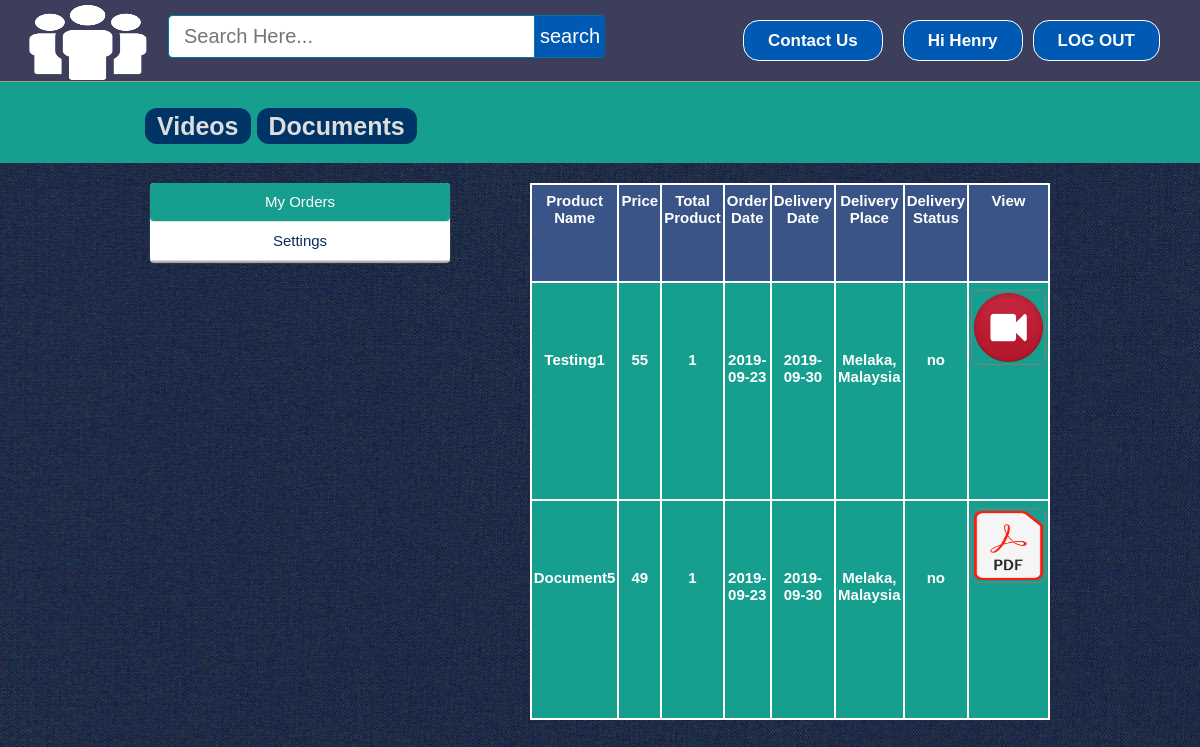
The page /profile.php?uid=9 (signed in) on the database its author committed.
### tables this page shows
CREATE TABLE `user` (
  `id` int(11) NOT NULL,
  `firstName` varchar(25) NOT NULL,
  `lastName` varchar(25) NOT NULL,
  `email` varchar(100) NOT NULL,
  `mobile` varchar(20) NOT NULL,
  `address` varchar(120) NOT NULL,
  `password` varchar(100) NOT NULL
);

CREATE TABLE `orders` (
  `id` int(11) NOT NULL,
  `uid` int(11) NOT NULL,
  `pid` int(11) NOT NULL,
  `quantity` int(11) NOT NULL,
  `oplace` text NOT NULL,
  `mobile` varchar(15) NOT NULL,
  `dstatus` varchar(10) NOT NULL DEFAULT 'no',
  `odate` date NOT NULL,
  `ddate` date NOT NULL
);

CREATE TABLE `products` (
  `id` int(11) NOT NULL,
  `pName` varchar(500) NOT NULL,
  `price` varchar(11) NOT NULL,
  `description` text NOT NULL,
  `available` int(11) NOT NULL,
  `item` varchar(500) NOT NULL,
  `pCode` varchar(20) NOT NULL,
  `picture` text NOT NULL,
  `path` varchar(500) NOT NULL
);

### profile.php (the view, shortened to what this page needs)
<?php include ( "inc/connect.inc.php" ); ?>
<?php
if (!isset($_SESSION['user_login'])) {
	header("location: login.php");
}
else {
	$user = $_SESSION['user_login'];
$orders_list = "SELECT * FROM user WHERE id='$user'";
$result = mysqli_query($con,$orders_list);
$get_user_email = mysqli_fetch_assoc($result);
$uname_db = $get_user_email['firstName'];
}
$search_value = "";
?>
<!DOCTYPE html>
<html>
<head>
	<link rel="stylesheet" type="text/css" href="css/style.css">
</head>
<body style="background-image: url(image/bg4.jpg);">
	<div class="homepageheader">
			<div class="signinButton loginButton">
				<div class="uiloginbutton signinButton loginButton" style="margin-right: 40px;">
					<?php
						if ($user!="") {
							echo '<a style="text-decoration: none; color: #fff;" href="logout.php">LOG OUT</a>';
						}
						else {
							echo '<a style="text-decoration: none; color: #fff;" href="signup.php">SIGN UP</a>';
						}
					 ?>
				</div>
				<div class="uiloginbutton signinButton loginButton" style="">
					<?php
						if ($user!="") {
							echo '<a style="text-decoration: none; color: #fff;" href="profile.php?uid='.$user.'">Hi '.$uname_db.'</a>';
						}
						else {
							echo '<a style="text-decoration: none; color: #fff;" href="login.php">LOG IN</a>';
						}
					 ?>
				</div>
				<div class="uiloginbutton signinButton loginButton" style="margin-right: 10px;">
<?php
	echo '<a style="text-decoration: none; color: #fff;" href="contactus.php">Contact Us</a>';
?>
</div>
			</div>
			<div style="float: left; margin: 5px 0px 0px 23px;">
				<a href="index.php">
					<img style=" height: 75px; width: 130px;" src="image/Home.png">
				</a>
			</div>
			<div id="srcheader">
				<form id="newsearch" method="get" action="search.php">
				        <?php
				        	echo '<input type="text" class="srctextinput" name="keywords" size="21" maxlength="120"  placeholder="Search Here..." value="'.$search_value.'"><input type="submit" value="search" class="srcbutton" >';
				         ?>
				</form>
			</div>
		</div>
	<div class="categolis">
		<table>
			<tr>
				<th><a href="category/Videos.php" style="text-decoration: none;color: #ddd;padding: 4px 12px;background-color: #003366;border-radius: 12px;">Videos</a></th>
				<th><a href="category/Documents.php" style="text-decoration: none;color: #ddd;padding: 4px 12px;background-color: #003366;border-radius: 12px;">Documents</a></th>
				</tr>
		</table>
	</div>
	<div style="margin-top: 20px;">
		<div style="width: 900px; margin: 0 auto;">
			<ul>
				<li style="float: left;">
					<div class="settingsleftcontent">
						<ul>
							<ul>
							<li><?php echo '<a href="profile.php?uid='.$user.'" style=" background-color: #169e8f; border-radius: 4px; color: #fff;" >My Orders</a>'; ?></li>
							<li><?php echo '<a href="settings.php?uid='.$user.'" >Settings</a>'; ?></li>
						</ul>
						</ul>
					</div>
				</li>
				<li style="float: right; background-color: #fff;">
					<div>
						<div>
							<table class="rightsidemenu">
								<tr style="font-weight: bold;" colspan="8" bgcolor="#3A5487">
									<th>Product Name</th>
									<th>Price</th>
									<th>Total Product</th>
									<th>Order Date</th>
									<th>Delivery Date</th>
									<th>Delivery Place</th>
									<th>Delivery Status</th>
									<th>View</th>
								</tr>
								<tr>
									<?php include ( "inc/connect.inc.php");
									$query = "SELECT * FROM orders WHERE uid='$user' ORDER BY id DESC";
									$run = mysqli_query($con,$query);
									while ($row=mysqli_fetch_assoc($run)) {
										$pid = $row['pid'];
										$quantity = $row['quantity'];
										$oplace = $row['oplace'];
										$odate = $row['odate'];
										$ddate = $row['ddate'];
										$dstatus = $row['dstatus'];
										$query1 = "SELECT * FROM products WHERE id='$pid'";
										$run1 = mysqli_query($con,$query1);
										$row1=mysqli_fetch_assoc($run1);
										$pId = $row1['id'];
										$pName = substr($row1['pName'], 0,50);
										$price = $row1['price'];
										$picture = $row1['picture'];
										$item = $row1['item'];
									 ?>
									<th><?php echo $pName; ?></th>
									<th><?php echo $price; ?></th>
									<th><?php echo $quantity; ?></th>
									<th><?php echo $odate; ?></th>
									<th><?php echo $ddate; ?></th>
									<th><?php echo $oplace; ?></th>
									<th><?php echo $dstatus; ?></th>
									<th><?php if ($item=="videos") {
												echo '<div class="home-prodlist-img"><a href="category/view_product.php?pid='.$pId.'">
													<img src="image/product/'.$item.'/video-icon.png" class="home-prodlist-imgi" style="height: 75px; width: 75px;">
													</a>
												</div>';
												}
												elseif($item=="documents"){
												echo '<div class="home-prodlist-img"><a href="category/view_product.php?pid='.$pId.'">
													<img src="image/product/'.$item.'/pdf-icon.png" class="home-prodlist-imgi" style="height: 75px; width: 75px;">
													</a>
												</div>';
												}
												else{
												echo '<div class="home-prodlist-img"><a href="category/view_product.php?pid='.$pId.'">
													<img src="image/product/'.$item.'/'.$picture.'" class="home-prodlist-imgi" style="height: 75px; width: 75px;">
													</a>
												</div>' ;}?></th>
								</tr>
								<?php } ?>
							</table>
						</div>
					</div>
				</li>
			</ul>
		</div>
	</div>
</body>
</html>

### css/style.css (style rules this page uses)
html, body, div, span, applet, object, iframe, h1, h2, h3, h4, h5, h6, p, blockquote, pre, a, abbr, acronym, address, big, cite, code, del, dfn, em, img, ins, kbd, q, s, samp, small, strike, strong, sub, sup, tt, var, b, u, i, center, dl, dt, dd, ol, ul, li, fieldset, form, label, legend, table, caption, tbody, tfoot, thead, tr, th, td, article, aside, canvas, details, embed, figure, figcaption, footer, header, hgroup, menu, nav, output, ruby, section, summary, time, mark, audio, video { margin: 0; padding: 0; border: 0; font: inherit; vertical-align: baseline; box-sizing: border-box; }
body { line-height: normal; }
ol, ul { list-style: none; }
table { border-collapse: collapse; border-spacing: 0; }
* { margin: 0px; padding: 0px; }
body, button, input, label, select, td, textarea { font-family: Arial, Helvetica, tahoma,verdana,arial,sans-serif; font-size: 12px; }
body { width: 100%; position: relative; background-color: #ffffff; min-width: 1080px; }
.homepageheader { position: fixed; height: 82px; width: 100%; min-width: 980px; border-bottom: 1px solid #8E9D8E; margin: 0px; background-image: initial; background-position-x: initial; background-position-y: initial; background-size: initial; background-repeat-x: initial; background-repeat-y: initial; background-attachment: initial; background-origin: initial; background-clip: initial; background-color: rgb(61, 61, 92); }
.loginButton .signinButton { color: #FFFFFF; background: #0059b3; border: 1px solid #FFFFFF; cursor: pointer; display: inline-block; font-weight: bold; line-height: 15px; padding: 12px 24px; border-radius: 16px; text-align: center; text-decoration: none; float: right; margin: 20px 0px 0px 10px; font-size: 17px; }
#newsearch { float:left; padding:15px; }
.srctextinput { margin: 0px; padding: 9px 15px; font-family: Arial, Helvetica, sans-serif; font-size:20px; border:1px solid #0076a3; border-right:0px; border-top-left-radius: 5px 5px; border-bottom-left-radius: 5px 5px; width: 335px; }
.srcbutton { margin: 0; padding: 9px 5px; font-family: Arial, Helvetica, sans-serif; font-size:20px; outline: none; cursor: pointer; text-align: center; text-decoration: none; color: #ffffff; border: solid 1px #0076a3; border-right:0px; background: #0059b3; border-top-right-radius: 5px 5px; border-bottom-right-radius: 5px 5px; }
.home-prodlist-imgi { height: 350px; width: 300px; padding: 2px; border: 1px solid #847b7b; border-radius: 8px; }
.categolis { line-height: 1.3; font-weight: bold; color: #fff; padding: 110px 20px 20px 145px; background-color: #169e8f; text-align: center; font-size: 25px; }
.categolis table tbody tr th { padding: 0px 6px 0px 0px; }
.rightsidemenu { float: right; text-align: center; width: 100%; margin: 0px; background-color: #169e8f; font-size: 15px; color: #fff; font-weight: bold; height: 537px; overflow: auto; }
.rightsidemenu th { margin-top: 5px; border: 2px solid; padding: 7px 2px; width: 10px; }
.settingsleftcontent { width: 300px; color: #7C7979; line-height: 1.2; padding: 0; text-align: justify; background-color: #FFFFFF; -webkit-box-shadow: 0 2px 1px 0 #B5B2B2; box-shadow: 0 2px 1px 0 #B5B2B2; border-radius: 4px; }
.settingsleftcontent ul { list-style: none; }
.settingsleftcontent ul li { list-style: none; border-bottom: 1px solid #ddd; text-align: center; }
.settingsleftcontent ul li a { clear: both; cursor: pointer; display: block; font-size: 15px; font-weight: normal; float: none; line-height: 18px; margin: 0; padding: 10px 20px; text-shadow: none; white-space: nowrap; color: #0C2860; text-decoration: none; text-align: center; }

### rows shown on the page
user: firstName "Henry"
orders: products.pName "Testing1", products.price "55", quantity "1", odate "2019-09-23", ddate "2019-09-30", oplace "Melaka, Malaysia", dstatus "no", products.item (picture)
orders: products.pName "Document5", products.price "49", quantity "1", odate "2019-09-23", ddate "2019-09-30", oplace "Melaka, Malaysia", dstatus "no", products.item (picture)
